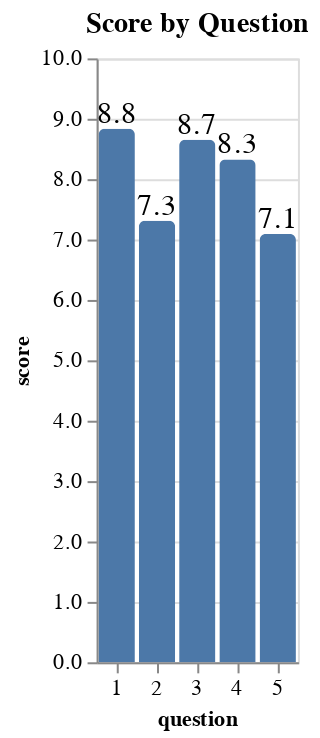

Notebook code for this chart:
### Code cell
video_bars = alt.Chart(video_df, title="Score by Question").mark_bar(
        cornerRadiusTopLeft=3,
        cornerRadiusTopRight=3
    ).encode(
        x='question:O',
        y=alt.Y('score:Q', axis=alt.Axis(format='.1f'), scale=alt.Scale(domain=[0, 10])),
        tooltip=['question', alt.Tooltip('score:Q', format='.1f')],
        )
video_text = video_bars.mark_text(
    baseline='middle',
    dx=0, # Nudges text to right so it doesn't appear on top of the bar
    dy=-8,
    size=15
).encode(
    text=alt.Text('score:Q',  format='.1f')
)

(video_bars + video_text).configure_title(
        fontSize=14
    ).configure_axis(
        labelAngle=0,
        labelFontSize=11,
        titleFontSize=11)

### Figure 1 — Vega-Lite specification as saved in the notebook (floating-point values rounded to 4 significant figures)
{"config": {"view": {"continuousWidth": 400, "continuousHeight": 300}, "axis": {"labelAngle": 0, "labelFontSize": 11, "titleFontSize": 11}, "title": {"fontSize": 14}}, "layer": [{"mark": {"type": "bar", "cornerRadiusTopLeft": 3, "cornerRadiusTopRight": 3}, "encoding": {"tooltip": [{"type": "quantitative", "field": "question"}, {"type": "quantitative", "field": "score", "format": ".1f"}], "x": {"type": "ordinal", "field": "question"}, "y": {"type": "quantitative", "axis": {"format": ".1f"}, "field": "score", "scale": {"domain": [0, 10]}}}, "title": "Score by Question"}, {"mark": {"type": "text", "baseline": "middle", "dx": 0, "dy": -8, "size": 15}, "encoding": {"text": {"type": "quantitative", "field": "score", "format": ".1f"}, "tooltip": [{"type": "quantitative", "field": "question"}, {"type": "quantitative", "field": "score", "format": ".1f"}], "x": {"type": "ordinal", "field": "question"}, "y": {"type": "quantitative", "axis": {"format": ".1f"}, "field": "score", "scale": {"domain": [0, 10]}}}, "title": "Score by Question"}], "data": {"name": "data-24ce9d874fade147962d90a78d3a83dc"}, "$schema": "https://vega.github.io/schema/vega-lite/v4.8.1.json", "datasets": {"data-24ce9d874fade147962d90a78d3a83dc": [{"question": 1, "emotion_score": 9.0, "eye_contact_score": 8.667, "score": 8.833}, {"question": 2, "emotion_score": 6.757, "eye_contact_score": 7.867, "score": 7.312}, {"question": 3, "emotion_score": 9.671, "eye_contact_score": 7.633, "score": 8.652}, {"question": 4, "emotion_score": 9.086, "eye_contact_score": 7.567, "score": 8.326}, {"question": 5, "emotion_score": 7.614, "eye_contact_score": 6.567, "score": 7.09}]}}
